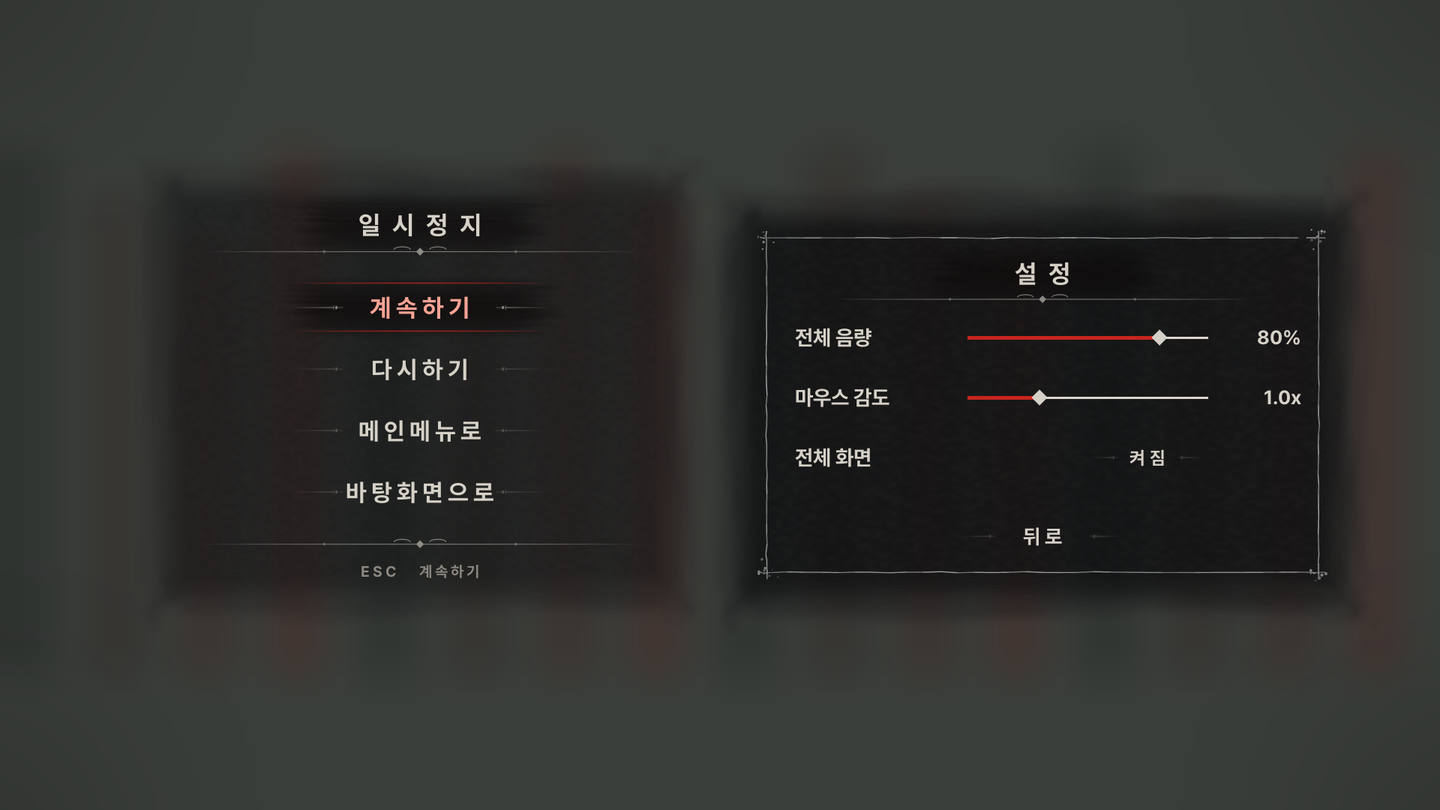

Recreate this plot in Python.
"""새 메뉴 스킨 목업 (일시정지 메뉴 + 설정 패널) — 같은 텍스처로 대략 합성."""
import sys
from pathlib import Path
from PIL import Image, ImageDraw, ImageFilter, ImageFont

skin = Path(sys.argv[1])
font_path = sys.argv[2]
out = sys.argv[3]

W, H = 1920, 1080
TEXT = (214, 209, 199)
HOVER = (250, 163, 148)
ORN = (219, 214, 204)
RED = (199, 36, 31)


def tex(name, size=None, tint=(255, 255, 255), alpha=1.0, flip=False):
    img = Image.open(skin / f"{name}.png").convert("RGBA")
    if size:
        img = img.resize(size, Image.LANCZOS)
    if flip:
        img = img.transpose(Image.FLIP_LEFT_RIGHT)
    r, g, b, a = img.split()
    a = a.point(lambda v: int(v * alpha))
    solid = Image.new("RGBA", img.size, tint + (255,))
    solid.putalpha(a)
    if tint == (255, 255, 255):
        img.putalpha(a)
        return img
    return solid


def nine(name, size, border, alpha):
    src = Image.open(skin / f"{name}.png").convert("RGBA")
    w, h = size
    s = src.width
    b = border
    dst = Image.new("RGBA", size, (0, 0, 0, 0))
    xs = [(0, b, 0, b), (b, s - b, b, w - b), (s - b, s, w - b, w)]
    for sx0, sx1, dx0, dx1 in xs:
        for sy0, sy1, dy0, dy1 in xs if True else []:
            pass
    rows = [(0, b, 0, b), (b, s - b, b, h - b), (s - b, s, h - b, h)]
    for sx0, sx1, dx0, dx1 in xs:
        for sy0, sy1, dy0, dy1 in rows:
            piece = src.crop((sx0, sy0, sx1, sy1)).resize((max(1, dx1 - dx0), max(1, dy1 - dy0)), Image.LANCZOS)
            dst.paste(piece, (dx0, dy0))
    r, g, bb, a = dst.split()
    dst.putalpha(a.point(lambda v: int(v * alpha)))
    return dst


def paste_center(base, img, cx, cy):
    base.alpha_composite(img, (int(cx - img.width / 2), int(cy - img.height / 2)))


def text(d, cx, cy, s, size, color, spacing=0):
    f = ImageFont.truetype(font_path, size)
    widths = [d.textlength(ch, font=f) for ch in s]
    total = sum(widths) + spacing * (len(s) - 1)
    x = cx - total / 2
    for ch, w in zip(s, widths):
        d.text((x, cy), ch, font=f, fill=color, anchor="lm")
        x += w + spacing


# 배경: 흐릿한 회녹색 장면 느낌
bg = Image.new("RGBA", (W, H), (58, 62, 58, 255))
d = ImageDraw.Draw(bg)
for i in range(18):
    d.rectangle((i * 120, 200 + (i % 3) * 60, i * 120 + 70, 900), fill=(48 + i % 4 * 6, 52, 49, 255))
bg = bg.filter(ImageFilter.GaussianBlur(24))
vig = Image.new("L", (W, H), 0)
ImageDraw.Draw(vig).ellipse((-300, -250, W + 300, H + 250), fill=255)
vig = vig.filter(ImageFilter.GaussianBlur(160))
dark = Image.new("RGBA", (W, H), (10, 10, 10, 255))
bg = Image.composite(bg, dark, vig)

# ── 왼쪽: 일시정지 메뉴 ──
cx = 560
paste_center(bg, nine("PanelBg", (780, 646), 80, 0.6), cx, 520)
paste_center(bg, tex("BrushBand", (464, 84), alpha=0.85), cx, 300)
d = ImageDraw.Draw(bg)
text(d, cx, 300, "일시정지", 34, TEXT, spacing=16)
paste_center(bg, tex("Divider", (580, 23), ORN, 0.6), cx, 336)
labels = ["계속하기", "다시하기", "메인메뉴로", "바탕화면으로"]
for i, lab in enumerate(labels):
    y = 410 + i * 82
    hover = i == 0
    if hover:
        paste_center(bg, tex("BrushBand", (504, 83), alpha=0.92), cx, y)
        paste_center(bg, tex("LineFade", (342, 3), RED, 0.85), cx, y - 32)
        paste_center(bg, tex("LineFade", (342, 3), RED, 0.85), cx, y + 32)
    pa = 1.0 if hover else 0.45
    paste_center(bg, tex("LinePin", (79, 14), ORN, 0.6 * pa), cx - 180 + 40, y)
    paste_center(bg, tex("LinePin", (79, 14), ORN, 0.6 * pa, flip=True), cx + 180 - 40, y)
    d = ImageDraw.Draw(bg)
    text(d, cx, y, lab, 33 if hover else 32, HOVER if hover else TEXT, spacing=6)
paste_center(bg, tex("Divider", (580, 23), ORN, 0.6), cx, 410 + 3 * 82 + 70)
d = ImageDraw.Draw(bg)
text(d, cx, 410 + 3 * 82 + 105, "ESC   계속하기", 20, (140, 135, 128), spacing=4)

# ── 오른쪽: 설정 패널 ──
px, py, pw, ph = 1390, 540, 760, 470
paste_center(bg, nine("PanelBg", (pw + 140, ph + 140), 80, 0.88), px, py)
paste_center(bg, nine("Frame", (pw, ph), 32, 0.6), px, py)
paste_center(bg, tex("BrushBand", (448, 84), alpha=0.85), px, py - 175)
d = ImageDraw.Draw(bg)
text(d, px, py - 175, "설정", 34, TEXT, spacing=16)
paste_center(bg, tex("Divider", (560, 22), ORN, 0.6), px, py - 141)
rows = [("전체 음량", 0.8, "80%"), ("마우스 감도", 0.3, "1.0x")]
f28 = ImageFont.truetype(font_path, 28)
for k, (name, v, val) in enumerate(rows):
    y = py - 90 + k * 80
    d.text((px - 330, y), name, font=f28, fill=TEXT, anchor="lm")
    x0, x1 = px - 100, px + 220
    d.rectangle((x0, y - 1, x1, y + 1), fill=ORN + (90,))
    d.rectangle((x0, y - 2, x0 + (x1 - x0) * v, y + 2), fill=RED + (255,))
    paste_center(bg, tex("Diamond", (26, 26), TEXT), x0 + (x1 - x0) * v, y)
    d = ImageDraw.Draw(bg)
    d.text((px + 345, y), val, font=ImageFont.truetype(font_path, 26), fill=TEXT, anchor="rm")
y = py + 70
d.text((px - 330, y), "전체 화면", font=f28, fill=TEXT, anchor="lm")
paste_center(bg, tex("LinePin", (40, 14), ORN, 0.27), px + 80, y)
paste_center(bg, tex("LinePin", (40, 14), ORN, 0.27, flip=True), px + 200, y)
d = ImageDraw.Draw(bg)
text(d, px + 140, y, "켜짐", 24, TEXT, spacing=6)
paste_center(bg, tex("LinePin", (49, 14), ORN, 0.27), px - 112 + 25, py + 175)
paste_center(bg, tex("LinePin", (49, 14), ORN, 0.27, flip=True), px + 112 - 25, py + 175)
d = ImageDraw.Draw(bg)
text(d, px, py + 175, "뒤로", 27, TEXT, spacing=6)

bg.convert("RGB").resize((1440, 810), Image.LANCZOS).save(out)
